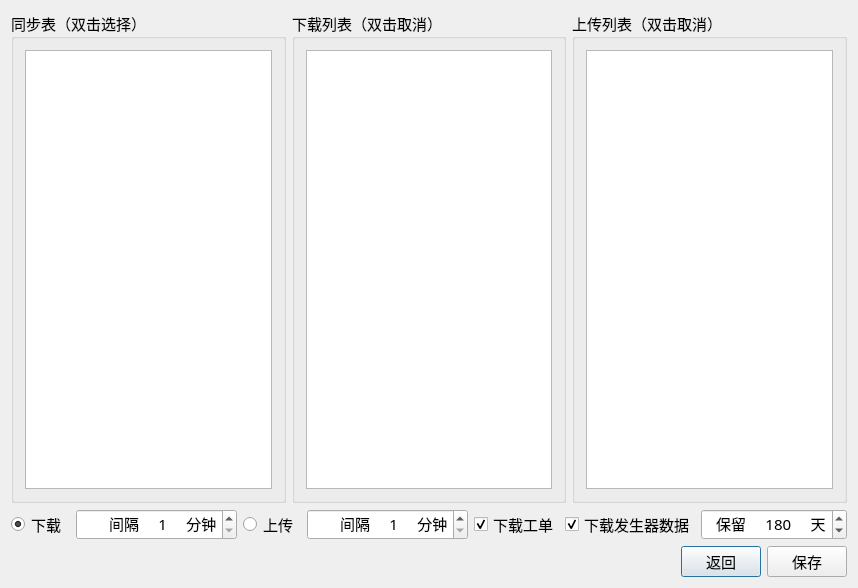
<?xml version="1.0" encoding="UTF-8"?>
<ui version="4.0">
 <class>DialogSynchronize</class>
 <widget class="QDialog" name="DialogSynchronize">
  <property name="geometry">
   <rect>
    <x>0</x>
    <y>0</y>
    <width>858</width>
    <height>588</height>
   </rect>
  </property>
  <property name="font">
   <font>
    <family>微软雅黑</family>
    <pointsize>11</pointsize>
   </font>
  </property>
  <property name="windowTitle">
   <string>同步设置设置</string>
  </property>
  <layout class="QGridLayout" name="gridLayout01">
   <item row="1" column="0">
    <widget class="QGroupBox" name="groupBox01">
     <property name="title">
      <string>同步表（双击选择）</string>
     </property>
     <layout class="QVBoxLayout" name="verticalLayout01">
      <item>
       <widget class="QListWidget" name="listWidget01"/>
      </item>
     </layout>
    </widget>
   </item>
   <item row="1" column="1">
    <widget class="QGroupBox" name="groupBox02">
     <property name="title">
      <string>下载列表（双击取消）</string>
     </property>
     <layout class="QVBoxLayout" name="verticalLayout02">
      <item>
       <widget class="QListWidget" name="listWidget02"/>
      </item>
     </layout>
    </widget>
   </item>
   <item row="1" column="2">
    <widget class="QGroupBox" name="groupBox03">
     <property name="title">
      <string>上传列表（双击取消）</string>
     </property>
     <layout class="QVBoxLayout" name="verticalLayout03">
      <item>
       <widget class="QListWidget" name="listWidget03"/>
      </item>
     </layout>
    </widget>
   </item>
   <item row="2" column="0" colspan="3">
    <layout class="QHBoxLayout" name="horizontalLayout02">
     <item>
      <widget class="QRadioButton" name="radioDownload">
       <property name="text">
        <string>下载</string>
       </property>
       <property name="checked">
        <bool>true</bool>
       </property>
      </widget>
     </item>
     <item>
      <widget class="QSpinBox" name="spinDownload">
       <property name="alignment">
        <set>Qt::AlignRight|Qt::AlignTrailing|Qt::AlignVCenter</set>
       </property>
       <property name="suffix">
        <string>     分钟</string>
       </property>
       <property name="prefix">
        <string>间隔     </string>
       </property>
       <property name="minimum">
        <number>1</number>
       </property>
       <property name="maximum">
        <number>9999</number>
       </property>
      </widget>
     </item>
     <item>
      <widget class="QRadioButton" name="radioUpload">
       <property name="text">
        <string>上传</string>
       </property>
      </widget>
     </item>
     <item>
      <widget class="QSpinBox" name="spinUpload">
       <property name="alignment">
        <set>Qt::AlignRight|Qt::AlignTrailing|Qt::AlignVCenter</set>
       </property>
       <property name="suffix">
        <string>     分钟</string>
       </property>
       <property name="prefix">
        <string>间隔     </string>
       </property>
       <property name="minimum">
        <number>1</number>
       </property>
       <property name="maximum">
        <number>9999</number>
       </property>
      </widget>
     </item>
     <item>
      <widget class="QCheckBox" name="checkOrder">
       <property name="text">
        <string>下载工单</string>
       </property>
       <property name="checked">
        <bool>true</bool>
       </property>
      </widget>
     </item>
     <item>
      <widget class="QCheckBox" name="checkGas">
       <property name="text">
        <string>下载发生器数据</string>
       </property>
       <property name="checked">
        <bool>true</bool>
       </property>
      </widget>
     </item>
     <item>
      <widget class="QSpinBox" name="spinGasWeight">
       <property name="alignment">
        <set>Qt::AlignRight|Qt::AlignTrailing|Qt::AlignVCenter</set>
       </property>
       <property name="suffix">
        <string>     天</string>
       </property>
       <property name="prefix">
        <string>保留     </string>
       </property>
       <property name="minimum">
        <number>1</number>
       </property>
       <property name="maximum">
        <number>3650</number>
       </property>
       <property name="singleStep">
        <number>10</number>
       </property>
       <property name="value">
        <number>180</number>
       </property>
      </widget>
     </item>
    </layout>
   </item>
   <item row="3" column="0" colspan="3">
    <layout class="QHBoxLayout" name="horizontalLayout01">
     <item>
      <spacer name="horizontalSpacer">
       <property name="orientation">
        <enum>Qt::Horizontal</enum>
       </property>
       <property name="sizeHint" stdset="0">
        <size>
         <width>40</width>
         <height>20</height>
        </size>
       </property>
      </spacer>
     </item>
     <item>
      <widget class="QPushButton" name="buttonReject">
       <property name="minimumSize">
        <size>
         <width>0</width>
         <height>0</height>
        </size>
       </property>
       <property name="maximumSize">
        <size>
         <width>16777215</width>
         <height>16777215</height>
        </size>
       </property>
       <property name="text">
        <string>返回</string>
       </property>
       <property name="default">
        <bool>true</bool>
       </property>
      </widget>
     </item>
     <item>
      <widget class="QPushButton" name="buttonAccept">
       <property name="text">
        <string>保存</string>
       </property>
       <property name="default">
        <bool>false</bool>
       </property>
      </widget>
     </item>
    </layout>
   </item>
  </layout>
 </widget>
 <layoutdefault spacing="6" margin="11"/>
 <resources/>
 <connections/>
</ui>
